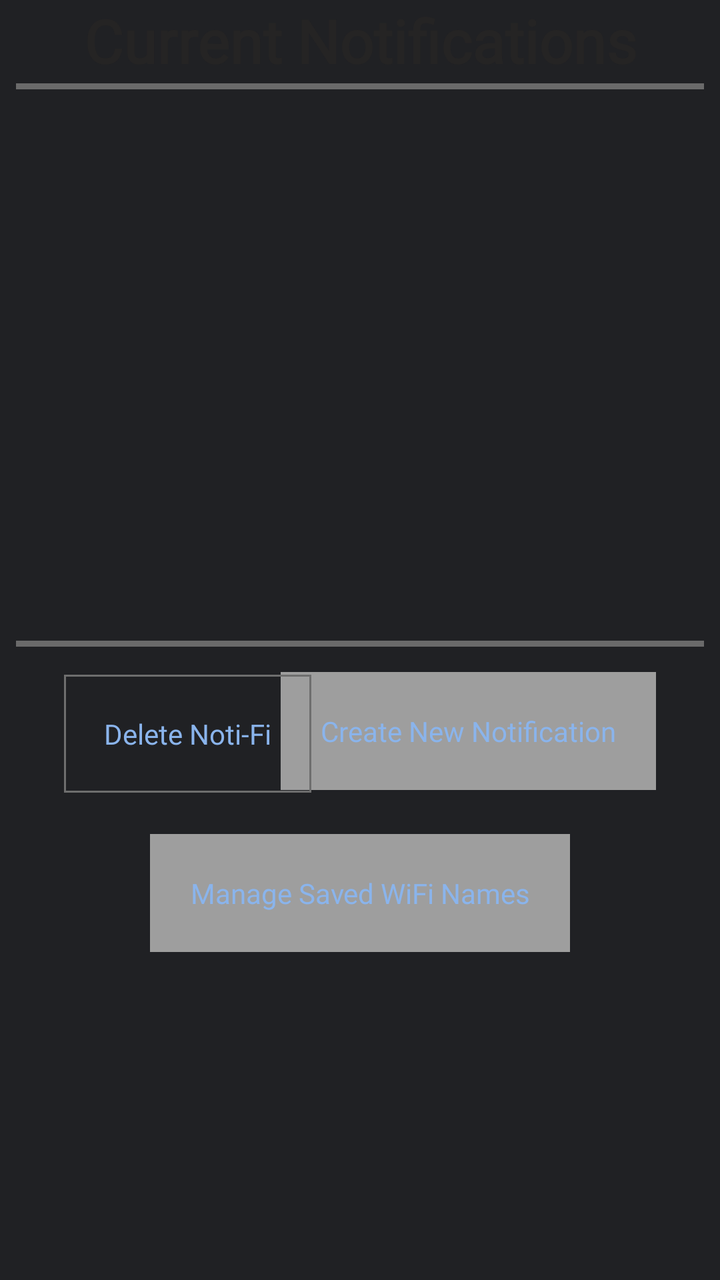
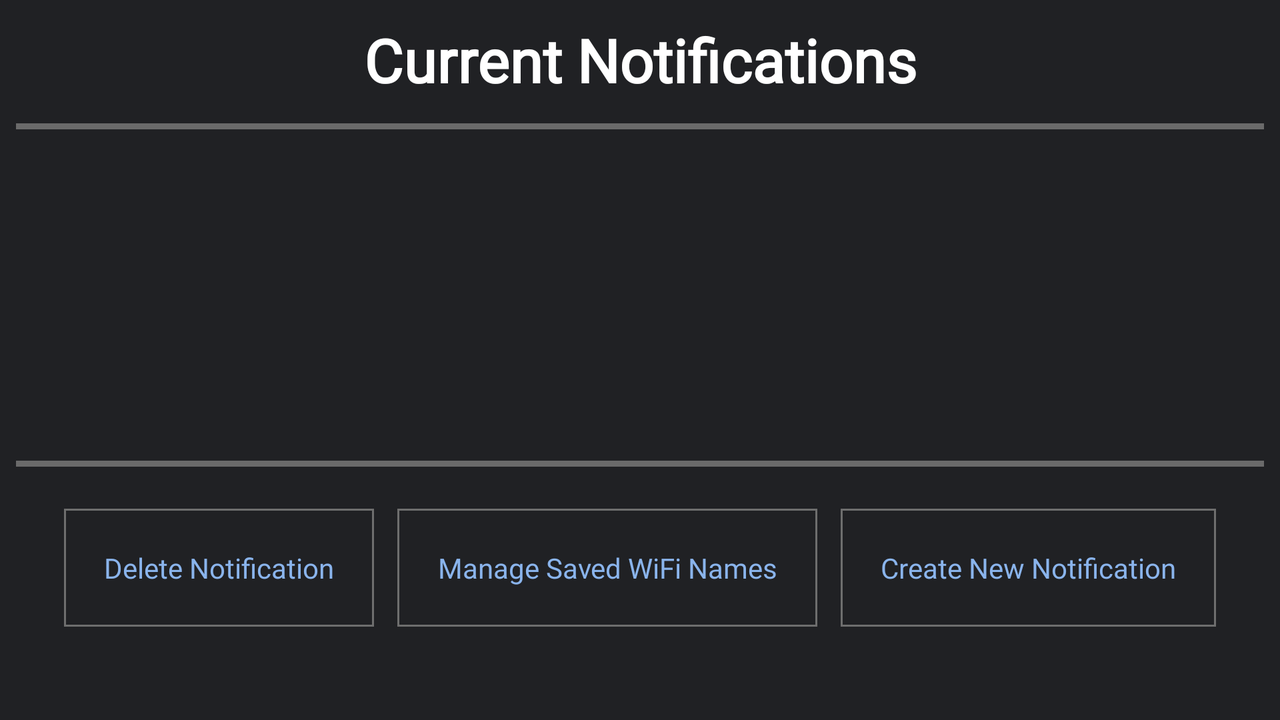

First picture: res/layout/ on a phone held upright. Second picture: the repository's own variant of that layout, on a device whose configuration matches the variant's folder. Source for both follows.
<!-- AndroidManifest.xml: application theme AppTheme -->
<!-- res/layout/activity_main.xml -->
<?xml version="1.0" encoding="utf-8"?>
<androidx.constraintlayout.widget.ConstraintLayout xmlns:android="http://schemas.android.com/apk/res/android"
    xmlns:app="http://schemas.android.com/apk/res-auto"
    xmlns:tools="http://schemas.android.com/tools"
    android:layout_width="match_parent"
    android:layout_height="match_parent"
    tools:context=".MainActivity">

    <View
        android:id="@+id/border_line"
        android:layout_width="match_parent"
        android:layout_height="3dp"
        android:layout_marginStart="8dp"
        android:layout_marginEnd="8dp"
        android:background="#6A6A6A"
        app:layout_constraintEnd_toEndOf="parent"
        app:layout_constraintHorizontal_bias="0.0"
        app:layout_constraintStart_toStartOf="parent"
        app:layout_constraintTop_toBottomOf="@+id/savedNotiFisList" />

    <View
        android:id="@+id/border_line2"
        android:layout_width="0dp"
        android:layout_height="3dp"
        android:layout_marginStart="8dp"
        android:layout_marginEnd="8dp"
        android:background="#6A6A6A"
        app:layout_constraintBottom_toTopOf="@+id/savedNotiFisList"
        app:layout_constraintEnd_toEndOf="parent"
        app:layout_constraintStart_toStartOf="parent" />

    <androidx.constraintlayout.widget.Guideline
        android:id="@+id/guideline3"
        android:layout_width="wrap_content"
        android:layout_height="wrap_content"
        android:orientation="horizontal"
        app:layout_constraintGuide_percent="0.500684" />

    <ListView
        android:id="@+id/savedNotiFisList"
        android:layout_width="0dp"
        android:layout_height="0dp"
        app:layout_constraintBottom_toTopOf="@+id/guideline3"
        app:layout_constraintEnd_toEndOf="parent"
        app:layout_constraintHorizontal_bias="0.0"
        app:layout_constraintStart_toStartOf="parent"
        app:layout_constraintTop_toTopOf="@+id/guideline5"
        app:layout_constraintVertical_bias="1.0" />

    <TextView
        android:id="@+id/textView"
        android:layout_width="0dp"
        android:layout_height="0dp"
        android:layout_marginBottom="5dp"
        android:gravity="center"
        android:text="@string/notifi_list_title"
        android:textColor="#252424"
        android:textSize="30sp"
        android:textStyle="bold"
        app:layout_constraintBottom_toTopOf="@+id/guideline5"
        app:layout_constraintEnd_toEndOf="parent"
        app:layout_constraintStart_toStartOf="parent"
        app:layout_constraintTop_toTopOf="parent" />

    <androidx.constraintlayout.widget.Guideline
        android:id="@+id/guideline5"
        android:layout_width="wrap_content"
        android:layout_height="wrap_content"
        android:orientation="horizontal"
        app:layout_constraintGuide_percent="0.07" />

    <Button
        android:id="@+id/button3"
        android:layout_width="wrap_content"
        android:layout_height="wrap_content"
        android:layout_marginEnd="32dp"
        android:onClick="createNotifi"
        android:text="@string/new_notifi_button"
        app:layout_constraintBottom_toTopOf="@+id/guideline6"
        app:layout_constraintEnd_toEndOf="parent"
        app:layout_constraintTop_toTopOf="@+id/guideline3" />

    <Button
        android:id="@+id/button4"
        android:layout_width="wrap_content"
        android:layout_height="wrap_content"
        android:onClick="manageFavourites"
        android:text="@string/manage_favs_button"
        app:layout_constraintBottom_toTopOf="@+id/guideline7"
        app:layout_constraintEnd_toEndOf="parent"
        app:layout_constraintStart_toStartOf="parent"
        app:layout_constraintTop_toTopOf="@+id/guideline6" />

    <androidx.constraintlayout.widget.Guideline
        android:id="@+id/guideline6"
        android:layout_width="wrap_content"
        android:layout_height="wrap_content"
        android:orientation="horizontal"
        app:layout_constraintGuide_percent="0.64158684" />

    <androidx.constraintlayout.widget.Guideline
        android:id="@+id/guideline7"
        android:layout_width="wrap_content"
        android:layout_height="wrap_content"
        android:orientation="horizontal"
        app:layout_constraintGuide_percent="0.75376195" />

    <Button
        android:id="@+id/button7"
        android:layout_width="wrap_content"
        android:layout_height="wrap_content"
        android:layout_marginStart="32dp"
        android:onClick="deleteNotiFi"
        android:text="Delete Noti-Fi"
        android:background="@drawable/custom_button"
        app:layout_constraintBottom_toTopOf="@+id/guideline6"
        app:layout_constraintStart_toStartOf="parent"
        app:layout_constraintTop_toTopOf="@+id/guideline3"
        app:layout_constraintVertical_bias="0.545" />


</androidx.constraintlayout.widget.ConstraintLayout>
<!-- resources referenced by this layout -->
<resources>
  <!-- drawable custom_button (drawable) -->
  <?xml version="1.0" encoding="utf-8"?>
  <shape xmlns:android="http://schemas.android.com/apk/res/android" android:shape="rectangle">
      <stroke android:color="#6e6e6e" android:width="1dp"/>
  
  </shape>
  <string name="manage_favs_button">Manage Saved WiFi Names</string>
  <string name="new_notifi_button">Create New Notification</string>
  <string name="notifi_list_title">Current Notifications</string>
  <style name="AppTheme" parent="Theme.AppCompat.Light.DarkActionBar">
          
          <item name="colorPrimary">#363739</item>
          <item name="colorPrimaryDark">#000000</item>
          <item name="colorAccent">@color/colorAccent</item>
          <item name="android:navigationBarColor">#000000</item>
          <item name="android:windowBackground">#202124</item>
          <item name="android:fontFamily">@font/main_font</item>
          <item name="buttonStyle">@style/ButtonStyles</item>
          <item name="android:textColorPrimary">#FFFFFF</item>
      </style>
  <style name="ButtonStyles" parent="Base.Widget.AppCompat.Button">
          <item name="android:background">#9e9e9e</item>
          <item name="android:textAllCaps">false</item>
          <item name="android:textSize">14sp</item>
          <item name="android:textColor">#8ab4ec</item>
          <item name="android:padding">20dp</item>
          <item name="android:stateListAnimator">@null</item>
  
      </style>
</resources>
<!-- res/layout-land/activity_main.xml (the repository's variant of the layout above) -->
<!-- drawn on the phone turned sideways -->
<?xml version="1.0" encoding="utf-8"?>
<androidx.constraintlayout.widget.ConstraintLayout xmlns:android="http://schemas.android.com/apk/res/android"
    xmlns:app="http://schemas.android.com/apk/res-auto"
    xmlns:tools="http://schemas.android.com/tools"
    android:layout_width="match_parent"
    android:layout_height="match_parent"
    tools:context=".MainActivity">

    <View
        android:id="@+id/border_line"
        android:layout_width="match_parent"
        android:layout_height="3dp"
        android:layout_marginStart="8dp"
        android:layout_marginEnd="8dp"
        android:background="#6A6A6A"
        app:layout_constraintEnd_toEndOf="parent"
        app:layout_constraintHorizontal_bias="0.0"
        app:layout_constraintStart_toStartOf="parent"
        app:layout_constraintTop_toBottomOf="@+id/savedNotiFisList" />

    <View
        android:id="@+id/border_line2"
        android:layout_width="0dp"
        android:layout_height="3dp"
        android:layout_marginStart="8dp"
        android:layout_marginEnd="8dp"
        android:background="#6A6A6A"
        app:layout_constraintBottom_toTopOf="@+id/savedNotiFisList"
        app:layout_constraintEnd_toEndOf="parent"
        app:layout_constraintStart_toStartOf="parent" />

    <androidx.constraintlayout.widget.Guideline
        android:id="@+id/guideline3"
        android:layout_width="wrap_content"
        android:layout_height="wrap_content"
        android:orientation="horizontal"
        app:layout_constraintGuide_percent="0.64" />

    <ListView
        android:id="@+id/savedNotiFisList"
        android:layout_width="0dp"
        android:layout_height="0dp"
        app:layout_constraintBottom_toTopOf="@+id/guideline3"
        app:layout_constraintEnd_toEndOf="parent"
        app:layout_constraintHorizontal_bias="0.0"
        app:layout_constraintStart_toStartOf="parent"
        app:layout_constraintTop_toTopOf="@+id/guideline5"
        app:layout_constraintVertical_bias="1.0" />

    <TextView
        android:id="@+id/textView"
        android:layout_width="0dp"
        android:layout_height="0dp"
        android:layout_marginBottom="5dp"
        android:gravity="center"
        android:text="@string/notifi_list_title"
        android:textColor="#FFFFFF"
        android:textSize="30sp"
        android:textStyle="bold"
        app:layout_constraintBottom_toTopOf="@+id/guideline5"
        app:layout_constraintEnd_toEndOf="parent"
        app:layout_constraintStart_toStartOf="parent"
        app:layout_constraintTop_toTopOf="parent" />

    <androidx.constraintlayout.widget.Guideline
        android:id="@+id/guideline5"
        android:layout_width="wrap_content"
        android:layout_height="wrap_content"
        android:orientation="horizontal"
        app:layout_constraintGuide_percent="0.18" />

    <Button
        android:id="@+id/button3"
        android:layout_width="wrap_content"
        android:layout_height="wrap_content"
        android:layout_marginTop="24dp"
        android:layout_marginEnd="32dp"
        android:background="@drawable/custom_button"
        android:onClick="createNotifi"
        android:text="@string/new_notifi_button"
        app:layout_constraintEnd_toEndOf="parent"
        app:layout_constraintTop_toTopOf="@+id/guideline3" />

    <Button
        android:id="@+id/button4"
        android:layout_width="wrap_content"
        android:layout_height="wrap_content"
        android:layout_marginTop="24dp"
        android:background="@drawable/custom_button"
        android:onClick="manageFavourites"
        android:text="@string/manage_favs_button"
        app:layout_constraintEnd_toStartOf="@+id/button3"
        app:layout_constraintStart_toEndOf="@+id/button7"
        app:layout_constraintTop_toTopOf="@+id/guideline3" />

    <Button
        android:id="@+id/button7"
        android:layout_width="wrap_content"
        android:layout_height="wrap_content"
        android:layout_marginStart="32dp"
        android:layout_marginTop="24dp"
        android:background="@drawable/custom_button"
        android:onClick="deleteNotiFi"
        android:text="@string/delete_noti_fi"
        app:layout_constraintStart_toStartOf="parent"
        app:layout_constraintTop_toTopOf="@+id/guideline3" />


</androidx.constraintlayout.widget.ConstraintLayout>
<!-- resources referenced by the variant -->
<!-- as the phone turned sideways resolves them -->
<resources>
  <!-- drawable custom_button (drawable) -->
  <?xml version="1.0" encoding="utf-8"?>
  <shape xmlns:android="http://schemas.android.com/apk/res/android" android:shape="rectangle">
      <stroke android:color="#6e6e6e" android:width="1dp"/>
  
  </shape>
  <string name="delete_noti_fi">Delete Notification</string>
  <string name="manage_favs_button">Manage Saved WiFi Names</string>
  <string name="new_notifi_button">Create New Notification</string>
  <string name="notifi_list_title">Current Notifications</string>
  <style name="AppTheme" parent="Theme.AppCompat.Light.DarkActionBar">
          
          <item name="colorPrimary">#363739</item>
          <item name="colorPrimaryDark">#000000</item>
          <item name="colorAccent">@color/colorAccent</item>
          <item name="android:navigationBarColor">#000000</item>
          <item name="android:windowBackground">#202124</item>
          <item name="android:fontFamily">@font/main_font</item>
          <item name="buttonStyle">@style/ButtonStyles</item>
          <item name="android:textColorPrimary">#FFFFFF</item>
      </style>
  <style name="ButtonStyles" parent="Base.Widget.AppCompat.Button">
          <item name="android:background">#9e9e9e</item>
          <item name="android:textAllCaps">false</item>
          <item name="android:textSize">14sp</item>
          <item name="android:textColor">#8ab4ec</item>
          <item name="android:padding">20dp</item>
          <item name="android:stateListAnimator">@null</item>
  
      </style>
</resources>
